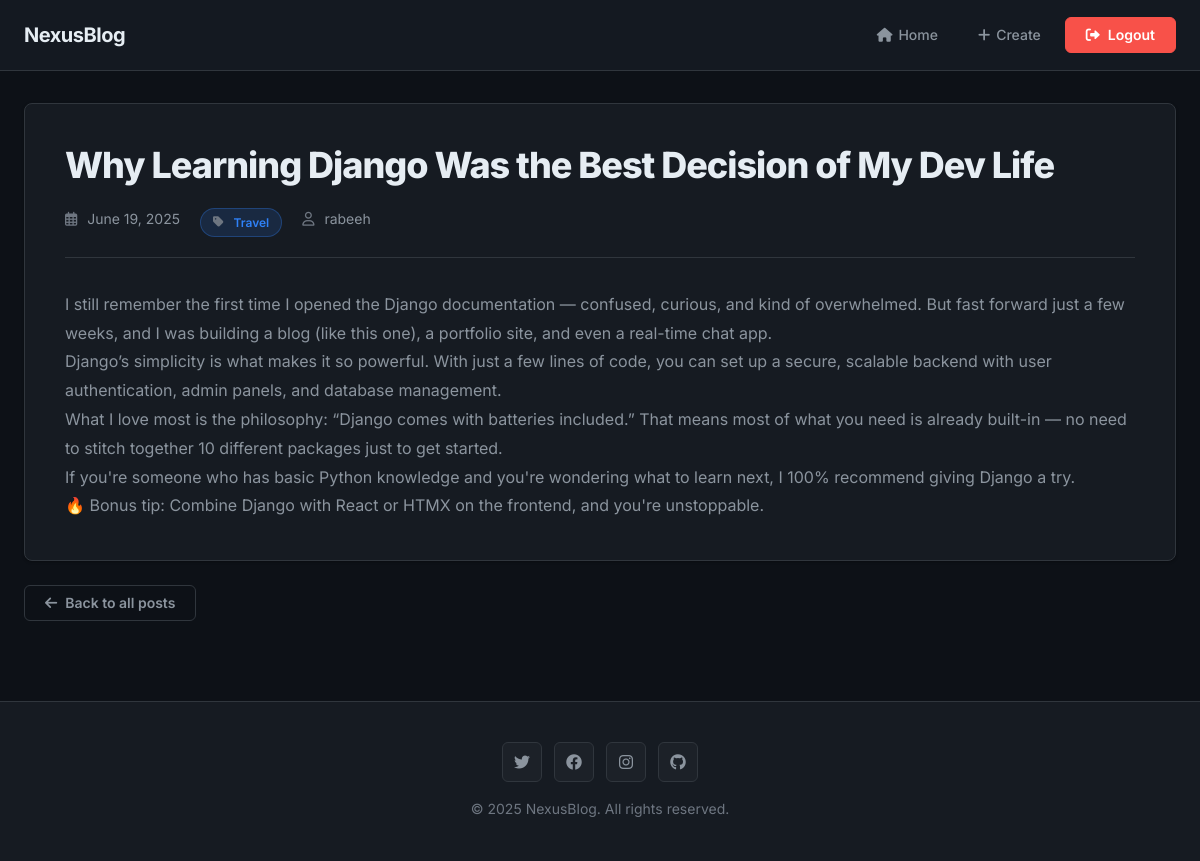
Screenshot of /post/6/ (signed in) with the database file from the repository.
### blog/models.py (models this page shows, shortened)
class Post(models.Model):
    title = models.CharField(max_length=200)
    content = models.TextField()
    created_at = models.DateTimeField(auto_now_add=True)
    category = models.ForeignKey(Category, on_delete=models.CASCADE, null=True, blank=True)
    user = models.ForeignKey(User, on_delete=models.CASCADE,default=1)

class Category(models.Model):
    name = models.CharField(max_length=100)
    def __str__(self):
        return self.name

### blog/views.py (the view)
# urls.py: path('post/<int:pk>/',postDetailView.as_view(),name='post_detail'),
class postDetailView(LoginRequiredMixin,DetailView):
    login_url = 'login'
    model=Post
    template_name = 'post_detail.html'

### templates/post_detail.html (shortened to what this page needs)
{% extends 'base.html' %}
{% block content %}
<article class="post-detail glass">
    <h1 class="post-title">{{ object.title }}</h1>
    <div class="post-meta">
        <span><i class="far fa-calendar-alt"></i> {{ object.created_at|date:"F j, Y" }}</span>
        {% if object.category %}
        <span class="category-badge"><i class="fas fa-tag"></i> {{ object.category }}</span>
        {% endif %}
        <span><i class="far fa-user"></i> {{ user.username }}</span>
    </div>
    <div class="post-content">
        {{ object.content|linebreaks }}
    </div>
</article>
<div class="post-actions mb-4">
    <a href="{% url 'post_list' %}" class="btn btn-outline">
        <i class="fas fa-arrow-left"></i> Back to all posts
    </a>
</div>
{% endblock %}

### templates/base.html (style rules this page uses)
:root { --bg-primary: #0d1117; --bg-secondary: #161b22; --bg-tertiary: #1c2128; --text-primary: #e6edf3; --text-secondary: #8b949e; --text-tertiary: #6e7681; --accent-primary: #2f81f7; --accent-hover: #4493f8; --border-default: #30363d; --border-muted: #21262d; --success: #3fb950; --danger: #f85149; --warning: #d29922; --shadow-sm: 0 1px 3px rgba(0, 0, 0, 0.3); --shadow-md: 0 4px 12px rgba(0, 0, 0, 0.4); --shadow-lg: 0 8px 24px rgba(0, 0, 0, 0.5); }
* { margin: 0; padding: 0; box-sizing: border-box; }
body { font-family: 'Inter', -apple-system, BlinkMacSystemFont, 'Segoe UI', sans-serif; background: var(--bg-primary); color: var(--text-primary); line-height: 1.6; font-size: 16px; -webkit-font-smoothing: antialiased; -moz-osx-font-smoothing: grayscale; }
.card, .glass { background: var(--bg-secondary); border-radius: 8px; padding: 24px; margin-bottom: 24px; border: 1px solid var(--border-default); box-shadow: var(--shadow-sm); transition: all 0.2s ease; }
.category-badge { background: rgba(47, 129, 247, 0.15); color: var(--accent-primary); padding: 4px 12px; border-radius: 16px; font-size: 12px; font-weight: 600; display: inline-flex; align-items: center; gap: 4px; border: 1px solid rgba(47, 129, 247, 0.3); }
.btn { display: inline-flex; align-items: center; gap: 8px; padding: 10px 20px; border: 1px solid transparent; border-radius: 6px; text-decoration: none; font-weight: 600; font-size: 14px; cursor: pointer; transition: all 0.2s ease; font-family: inherit; line-height: 1; }
.btn i { font-size: 14px; }
.btn-outline { background: transparent; border-color: var(--border-default); color: var(--text-secondary); }
.post-detail { background: var(--bg-secondary); padding: 40px; border-radius: 8px; border: 1px solid var(--border-default); margin-bottom: 24px; box-shadow: var(--shadow-sm); }
.post-title { font-size: 36px; font-weight: 800; margin-bottom: 20px; color: var(--text-primary); letter-spacing: -1px; line-height: 1.2; }
.post-meta { color: var(--text-secondary); margin-bottom: 32px; padding-bottom: 20px; border-bottom: 1px solid var(--border-default); display: flex; gap: 20px; flex-wrap: wrap; font-size: 14px; }
.post-meta i { color: var(--text-tertiary); margin-right: 6px; }
.post-content { font-size: 16px; line-height: 1.8; color: var(--text-secondary); }
.post-actions { display: flex; gap: 12px; flex-wrap: wrap; }
.mb-4 { margin-bottom: 32px; }
a { color: var(--accent-primary); text-decoration: none; transition: color 0.2s ease; }

### rows the page displays
Post: title "Why Learning Django Was the Best Decision of My Dev Life", created_at "June 19, 2025", category "Travel", content "I still remember the first time I opened the Django documentation — confused, curious, and kind of overwhelmed. But fast forward just a few weeks, and I was building a blog (like this one), a portfolio site, and even a real-time chat app. Django’s simplicity is what makes it so powerful. With just a few lines of code, you can set up a secure, scalable backend with user authentication, admin panels, and database management. What I love most is the philosophy: “Django comes with batteries included.” That means most of what you need is already built-in — no need to stitch together 10 different packages just to get started. If you're someone who has basic Python knowledge and you're wondering…"

### other values shown
{{ user.username }} "rabeeh"
